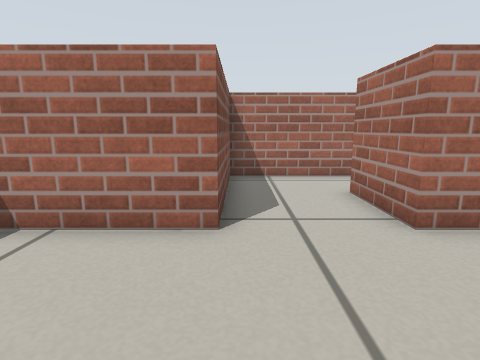
View 1 (above)

24 first-person views from a walk through a world built for the Gazebo simulator. The camera is 0.4 m above the floor, tilts 10° down and sees 80° across. The floor is counted in squares, 0.25 m on a side. Each view is taken from the middle of a square. On the plan, view 1 faces up. The plan holds only what a view shows up to about 15 squares ahead; the rest is blank. The place goes on beyond the plan.

View 2
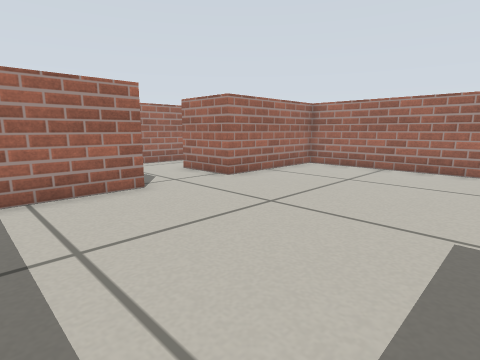

View 3
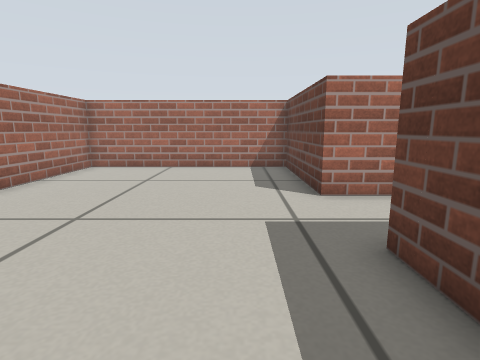

View 4
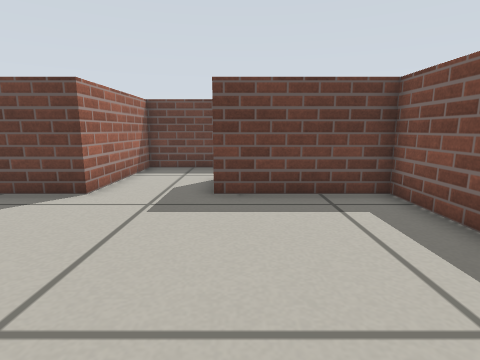

View 5
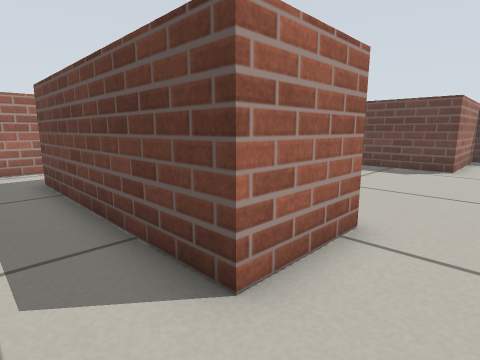

View 6
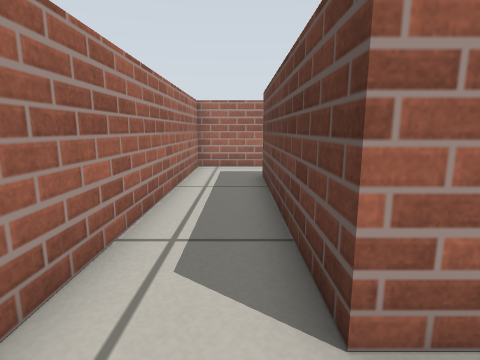

View 7
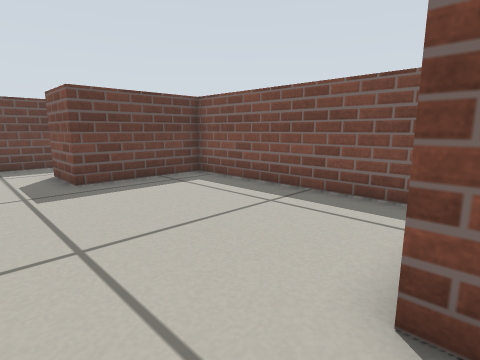

View 8
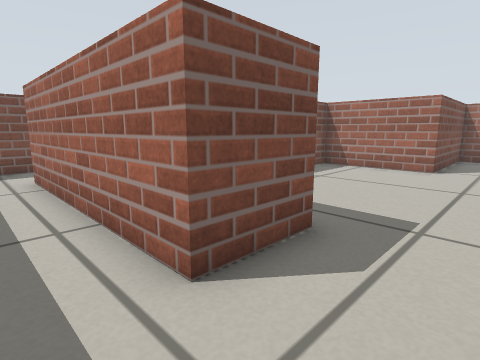

View 9
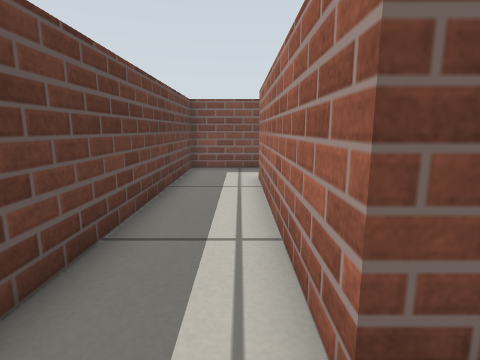

View 10
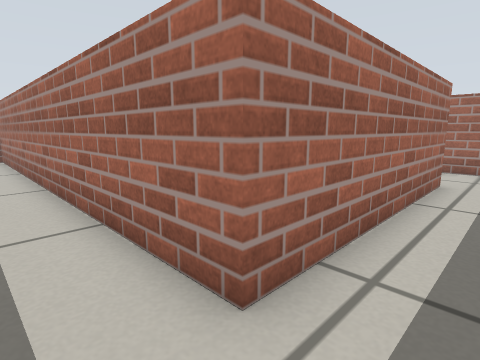

View 11
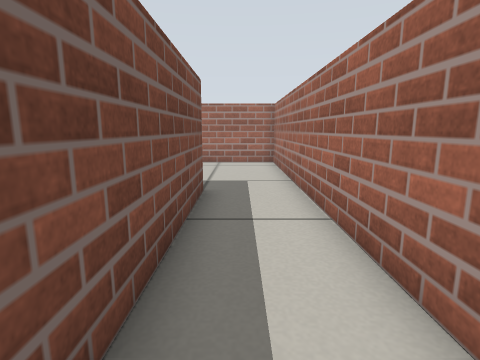

View 12
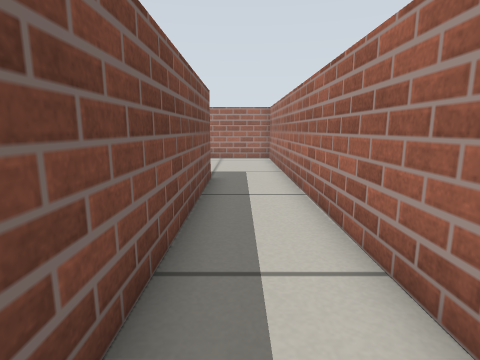

View 13
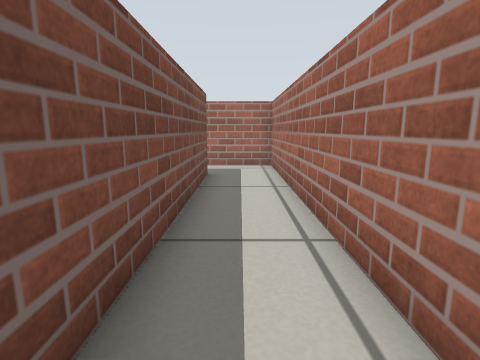

View 14
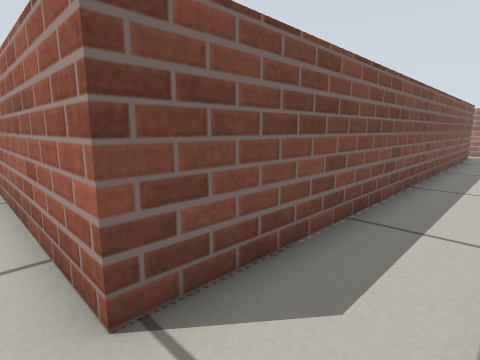

View 15
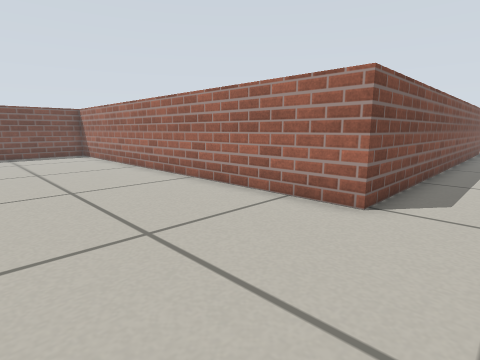

View 16
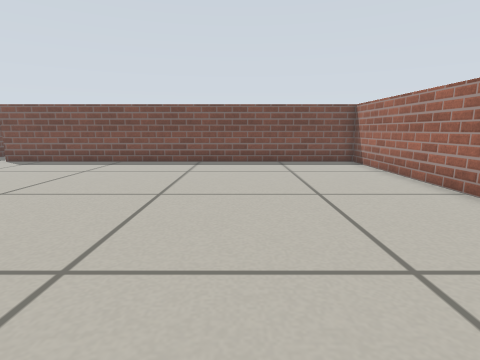

View 17
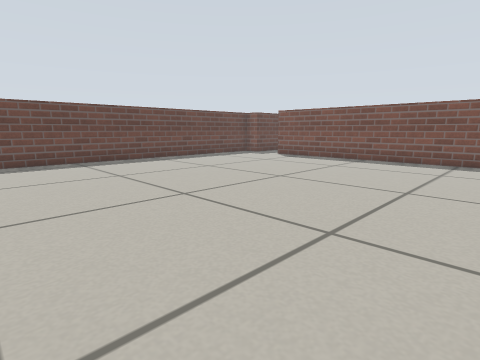

View 18
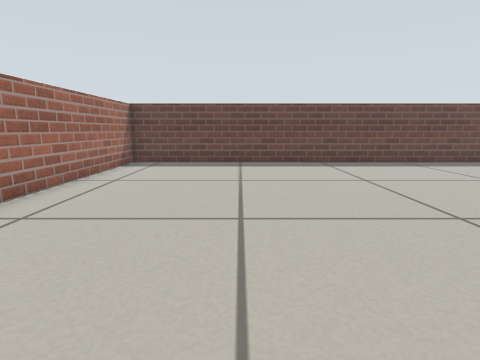

View 19
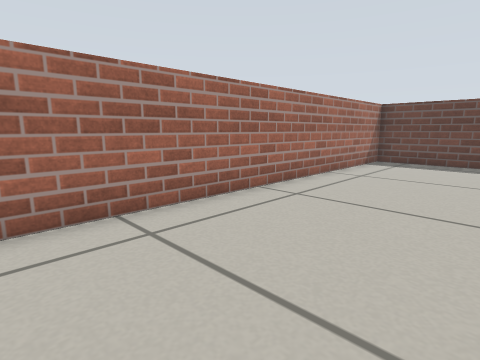

View 20
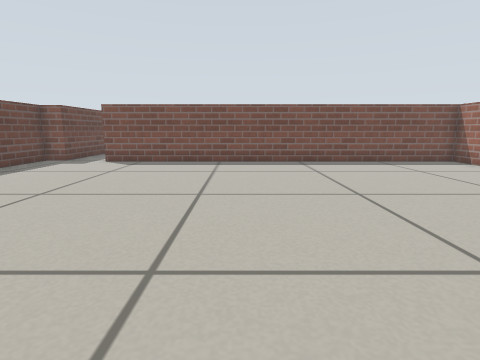

View 21
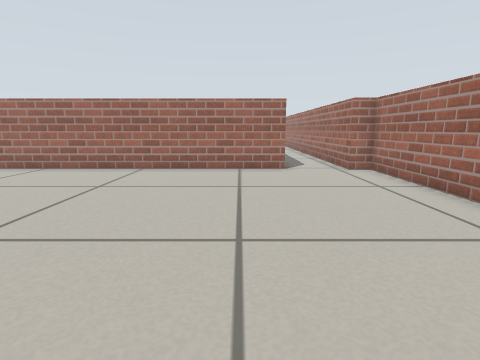

View 22
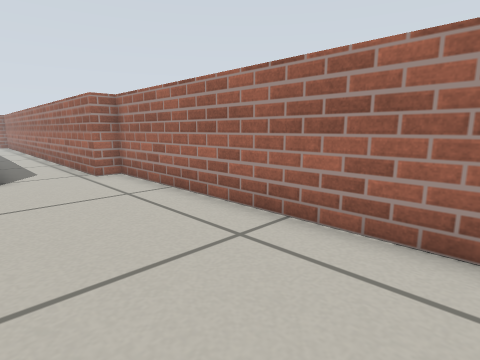

View 23
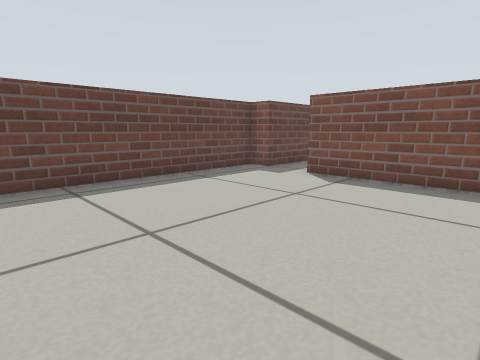

View 24
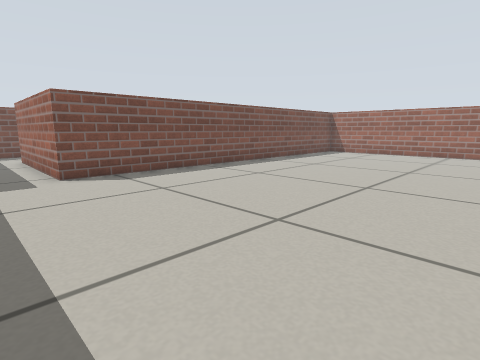

### Floor plan
Points are (right, up) in squares from view 1. A wall is a line through its corners. A room is listed if a view was taken in it or the views show most of it. See-through windows are left out.
Room 1 (views 1, 2, 3, 4, 5, 6, 7, 8, 9, 10, 11, 12, 13)
walls: (-11, 3.4) (-11, -9) (2.8, -9) (2.8, -4) (8.2, -4) (8.2, 4.4) (2.8, 4.4) (2.8, 7.2) (10.8, 7.2) (10.8, -11.3); (13.4, -1.6) (13.4, 9.8) (-0.3, 9.8) (-0.3, 4.4) (-4.8, 4.4) (-4.8, -4) (-0.3, -4) (-0.3, -6.4) (-8.3, -6.4) (-8.3, 10) (-11.5, 10); (13.4, -11.6) (13.4, -3.7)
ways out: opening at (12, -11) to room 2
Room 2 (views 14, 15, 16, 17, 18, 19, 20, 21, 22, 23, 24)
walls: (10.8, -11.3) (-6.3, -11.3) (-6.3, -28.7) (-11.5, -28.7); (-10, -31) (-6.7, -31) (-6.7, -32) (14.3, -32) (14.3, -11.6)
ways out: opening at (12, -11) to room 1

Where each view was taken, in squares from view 1:
view 1: 0 up, 0 right, facing up
view 2: 3 down, 4 left, facing up-right
view 3: 2 down, 4 left, facing right
view 4: 3 up, 1 left, facing down
view 5: 9 up, 1 right, facing down-right
view 6: 8 up, 1 right, facing right
view 7: 5 up, 2 right, facing down-left
view 8: 8 down, 2 right, facing up-left
view 9: 7 down, 1 right, facing left
view 10: 8 down, 10 left, facing up-right
view 11: 4 down, 10 left, facing up
view 12: 6 down, 10 left, facing up
view 13: 3 down, 12 right, facing up
view 14: 12 down, 13 right, facing up-left
view 15: 17 down, 13 right, facing up-left
view 16: 17 down, 8 right, facing left
view 17: 17 down, 9 right, facing down-left
view 18: 18 down, 9 right, facing down
view 19: 17 down, 9 right, facing down-right
view 20: 22 down, 8 right, facing left
view 21: 23 down, 9 right, facing up
view 22: 22 down, 10 right, facing up-right
view 23: 23 down, 3 right, facing down-left
view 24: 31 down, 4 right, facing up-left
